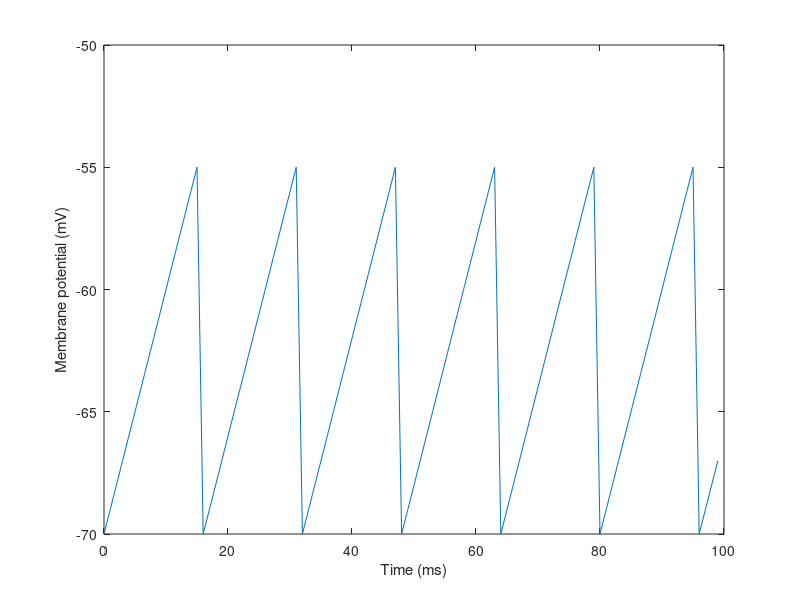

MATLAB code for this plot:
%%
% Integrate and fire Neuron model
% Author: Lianne Meah
%% CLEANUP
clc
clear all
%% PARAMETER SETUP
dt = 1;
t = 100;
% membrane time constant
tau = 10; %e-3
% the spike threshold
theta = -55; %e-3
Vrest = -70; %e-3
Vreset = -80; %e-3
%  time window
T = round(t/dt);
% voltage matrix
Vmat = zeros(1, round(t/dt));
% refactory period
ref = 0;
%% MODEL
Vmat(1,1) = Vrest;
for step = 2:1:T
	Vmat(1, step)= Vmat(1, step-1)+1;
	if Vmat(1, step) > theta
		Vmat(1, step) = Vrest; % DECAY EXPONENTIALLY
	end
end
time = 0:dt:T-dt;
%% PLOTTING
 figure(1);
 plot(time,Vmat)
 xlabel('Time (ms)');
 ylabel('Membrane potential (mV)');